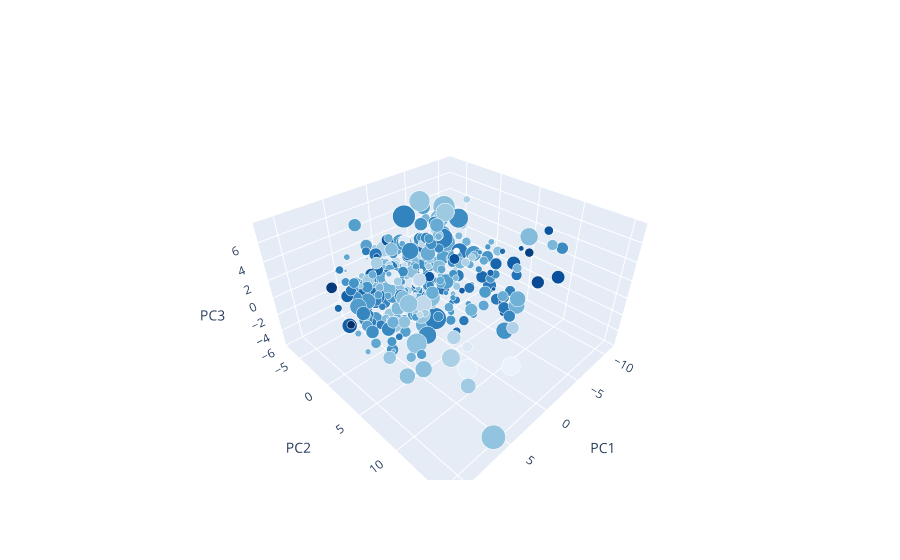

The cell this chart's notebook holds for it:
### Markdown cell above
For the 5th pc we intend to use size. However to do this we must first linearly shift all values to be greater than zero. Although some information is lost in this process, we carry on to see if there are any interesting observations that could be made.

### Code cell
tempPc5 = df['PC5'] + abs(df["PC5"].min()) + 1

markercolor = df['PC4']
markersize = tempPc5*1.5

fig1 = go.Scatter3d(x=df['PC1'],
                    y=df['PC2'],
                    z=df['PC3'],
                    marker=dict(size=markersize,
                                color=markercolor,
                                opacity=1,
                                reversescale=True,
                                colorscale='Blues',
                                ),
                    line=dict (width=0.02),
                    mode='markers')

mylayout = go.Layout(scene=dict(xaxis=dict( title="PC1"),
                                yaxis=dict( title="PC2"),
                                zaxis=dict(title="PC3")),)

fig = go.Figure(
    data=[fig1],
    layout=mylayout,
)
fig.show()

### Figure 1 — Plotly figure (JSON) as saved in the notebook; plotly's stock layout.template omitted (floating-point values rounded to 4 significant figures; data arrays with more than 128 entries replaced by an {"elided": "..."} marker saying what was removed)
{"data": [{"line": {"width": 0.02}, "marker": {"color": {"elided": "397 float values"}, "colorscale": [[0, "rgb(247,251,255)"], [0.125, "rgb(222,235,247)"], [0.25, "rgb(198,219,239)"], [0.375, "rgb(158,202,225)"], [0.5, "rgb(107,174,214)"], [0.625, "rgb(66,146,198)"], [0.75, "rgb(33,113,181)"], [0.875, "rgb(8,81,156)"], [1, "rgb(8,48,107)"]], "opacity": 1, "reversescale": true, "size": {"elided": "397 float values"}}, "mode": "markers", "type": "scatter3d", "x": {"elided": "397 float values"}, "y": {"elided": "397 float values"}, "z": {"elided": "397 float values"}}], "layout": {"scene": {"xaxis": {"title": {"text": "PC1"}}, "yaxis": {"title": {"text": "PC2"}}, "zaxis": {"title": {"text": "PC3"}}}}}
